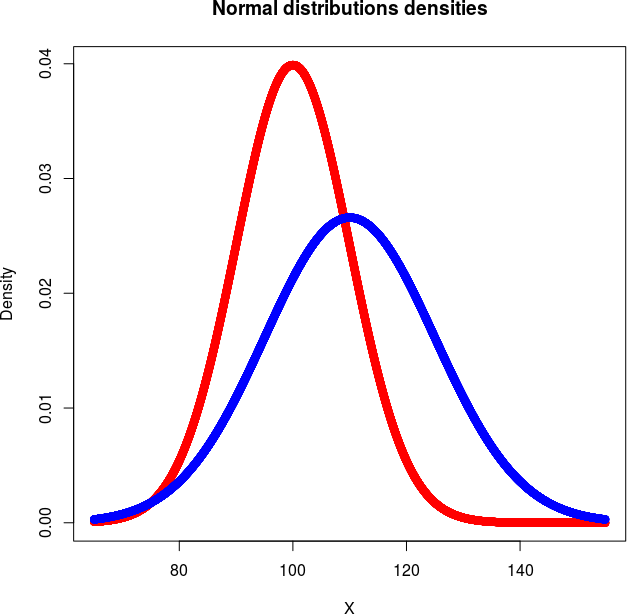

Reproduce this figure in R.
# Clear the working memory
rm(list = ls())

# Characterics of the normal distrubutions
my_mean_1 <- 100.0
my_sd_1 <- 10.0
my_mean_2 <- 110.0
my_sd_2 <- 20.0

# Parameters for creating a normal distribution
my_lower_1 <- my_mean_1 - (3.0 * my_sd_1)
my_upper_1 <- my_mean_1 + (3.0 * my_sd_1)
my_lower_2 <- my_mean_2 - (3.0 * my_sd_2)
my_upper_2 <- my_mean_2 + (3.0 * my_sd_2)
my_resolution <- 10000.0
my_lower <- min(my_lower_1,my_lower_2)
my_upper <- max(my_upper_1,my_upper_2)
my_step <- (my_upper - my_lower) / my_resolution

# Generate the xs, ys and their combination is a table
my_xs <- seq(my_lower,my_upper,my_step)
my_ys_1 <- dnorm(my_xs,my_mean_1,my_sd_1)
my_ys_2 <- dnorm(my_xs,my_mean_2,my_sd_2)

# Plot
plot(my_ys_1 ~ my_xs,
  xlab="X",
  ylab="Density",
  main="Normal distributions densities",
  col="red"
)
points(my_ys_2 ~ my_xs,col="blue")


# Plot to file
svg(filename="CreateNormalDistributions.svg")
plot(my_ys_1 ~ my_xs,
  xlab="X",
  ylab="Density",
  main="Normal distributions densities",
  col="red"
)
points(my_ys_2 ~ my_xs,col="blue")
dev.off()

# Plot to file
png(filename="CreateNormalDistributions.png")
plot(my_ys_1 ~ my_xs,
  xlab="X",
  ylab="Density",
  main="Normal distributions densities",
  col="red"
)
points(my_ys_2 ~ my_xs,col="blue")
dev.off()